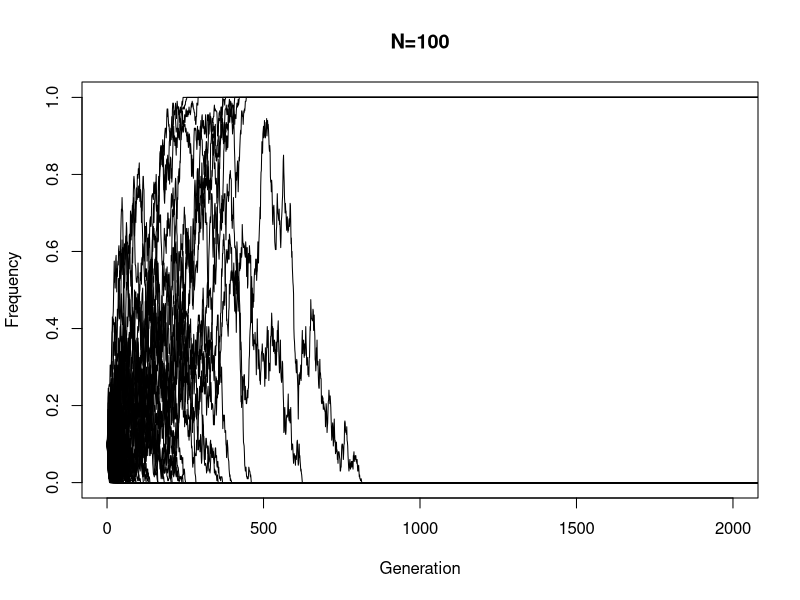

Write R code to recreate this figure. (Note: a time limit stopped this script after it produced the figure.)
rm(list = ls())

##Genetic Drift exercises

#expected number of success
mean(rbinom(10000, 10, 0.1))



#genetic drift
pp <- 0.1
NN <- 10 # number of diploid indiv; 2*NN = number of chromosome
count <- rbinom(1, 2*NN, pp)
count
count/(2*NN)


#function
GenDriftFunc <- function(LL, NN, p0, TT){
  #matrix of allele freq of each SNP (col) in each gen (row)
  freqs <- matrix(nrow = TT, ncol = LL)
  #fill first row with p0
  freqs[1, ] <- p0
  #for loop to iterate rbinom for each subsequent row
  for (tt in 2:TT){
    for(ll in 1:LL){
        freqs[tt, ll] <- rbinom(1, 2*NN, freqs[tt-1, ll])/(2*NN)
    }
  }
  return(freqs)
}

#use function
NN=100
LL=1000
TT=10000
p0=0.1
sim1 <- GenDriftFunc(LL, NN, p0, TT)
#extinct?
sum(sim1[10000, ] == 0)
#fixation?
sum(sim1[10000, ] == 1)
#agree?
sum(sim1[10000, ] == 1)/1000
#plot
xx <- sim1[ , 1]
plot(xx, type = "l", ylim = c(0, 1), xlim = c(0, 2000), main = "N=100", xlab = "Generation", ylab = "Frequency")
for(ii in 2:100){
    lines(sim1[ , ii])
}

#repeat
NN=100
LL=1000
TT=10000
p0=0.6
sim2 <- GenDriftFunc(LL, NN, p0, TT)
#extinct?
sum(sim2[10000, ] == 0)
#fixation?
sum(sim2[10000, ] == 1)


# N=10
NN=10
LL=1000
TT=10000
p0=0.1
sim3 <- GenDriftFunc(LL, NN, p0, TT)

# N=500
NN=500
LL=1000
TT=10000
p0=0.1
sim4 <- GenDriftFunc(LL, NN, p0, TT)

# N=1000
NN=1000
LL=1000
TT=10000
p0=0.1
sim5 <- GenDriftFunc(LL, NN, p0, TT)

#plot sim1, sim3, sim4, sim5
#100=red; 10=green; 500=blue; 1000=cyan
plot(sim1[ , 1], type = "l", ylim = c(0, 1), xlim = c(0, 6000), main = "N=100", xlab = "Generation", ylab = "Frequency", col = 2, lwd = 0.1)
for(ii in 2:100){
  lines(sim1[ , ii], col = 2, lwd = 0.01)
  adjustcolor(col = 2, alpha.f = 0.7)
}
for(ii in 1:100){
  lines(sim3[ , ii], col = 3, lwd = 0.01)
  adjustcolor(col = 3, alpha.f = 0.9)
}
for(ii in 1:100){
  lines(sim4[ , ii], col = 4, lwd = 0.01)
  adjustcolor(col = 4, alpha.f = 0.3)
}
for(ii in 1:100){
  lines(sim5[ , ii], col = 5, lwd = 0.01)
  adjustcolor(col = 5, alpha.f = 0.1)
}


#fixation?
fix1 <- sum(sim1[10000, ] == 1)/1000
fix3 <- sum(sim3[10000, ] == 1)/1000
fix4 <- sum(sim4[10000, ] == 1)/1000
fix5 <- sum(sim5[10000, ] == 1)/1000
popsize <- c(10, 100, 500, 1000)
fixedproportion <- c(fix3, fix1, fix4, fix5)
table <- rbind(popsize, fixedproportion)
table


################################################################################
#Coalescence

#Draw 10 values from an exp dist with rate 2
rexp(10, 2)
mean(rexp(10000, 2))

#10,000 sims
NN <- 10000
CoalesTime <- rexp(10000, 1/(2*NN))
mean(CoalesTime)

#density plot
hist(CoalesTime)

sd(CoalesTime)


#########################
#poisson distribution
rpois(10, 2)
mean(rpois(10000, 2))

#add mutations, 10,000 sims, 2N=20,000
mu <- 1e-4
NN <- 10000
CoalesTime <- rexp(10000, 1/(2*NN))
MutaRate <- 2*mu*CoalesTime
mean(MutaRate)
NumbSNP <- rpois(10000, mean(MutaRate))
#for (ii in 1:10000){
#  NumbSNP <- rpois(10000, MutaRate[ii])
#}
mean(NumbSNP)

rm(list = ls())

#theta=4*N*mu
theta <- 4*NN*mu
theta

#density plot
hist(NumbSNP)
